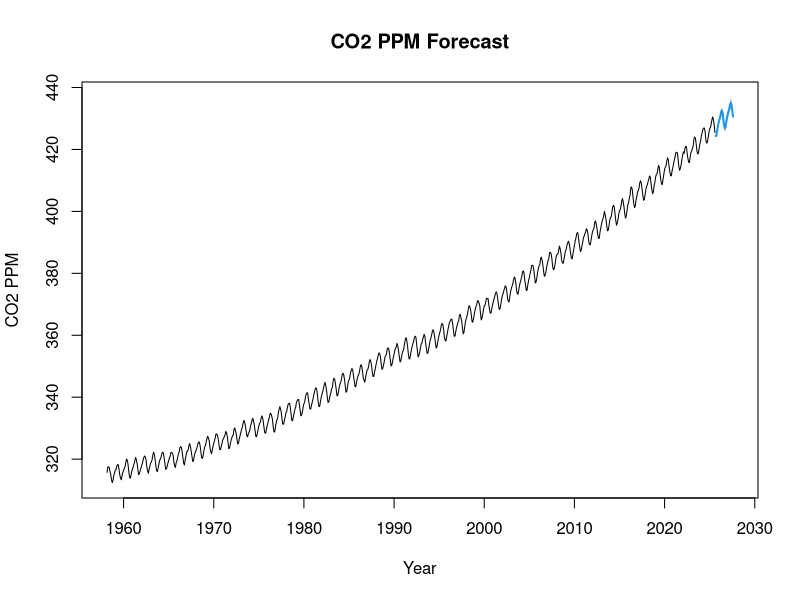
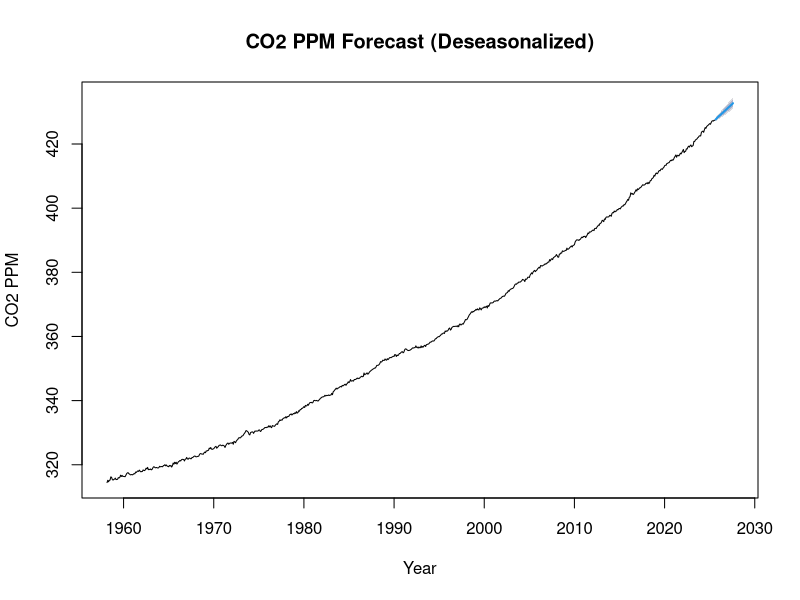

Source code (R) for these figures, in order:
## ---- chunk 1
library(forecast)
## ---- chunk 2

# TO MAKE co2_clean.csv
#lines <- readLines("co2_mm_mlo.csv")
#new_lines <- lines[41:length(lines)]
#writeLines(new_lines, "co2_clean.csv")

data <- read.csv("co2_clean.csv")

# Check it
head(data)
dim(data)
colnames(data)

## ---- chunk 3

# Create time series using 'average' column
ts_data <- ts(data$average, 
              start = c(1958, 3),
              frequency = 12)

# Fit ARIMA model
arima_model <- auto.arima(ts_data)
summary(arima_model)

# Forecast next 24 months
forecast_result <- forecast(arima_model, h = 24)
print(forecast_result)

# Plot the forecast
plot(forecast_result, 
     main = "CO2 PPM Forecast",
     xlab = "Year",
     ylab = "CO2 PPM")

# Use deseasonalized data
ts_data_adj <- ts(data$deseasonalized, 
                  start = c(1958, 3),
                  frequency = 12)

arima_model_adj <- auto.arima(ts_data_adj)
forecast_adj <- forecast(arima_model_adj, h = 24)

plot(forecast_adj,
     main = "CO2 PPM Forecast (Deseasonalized)",
     xlab = "Year",
     ylab = "CO2 PPM")
